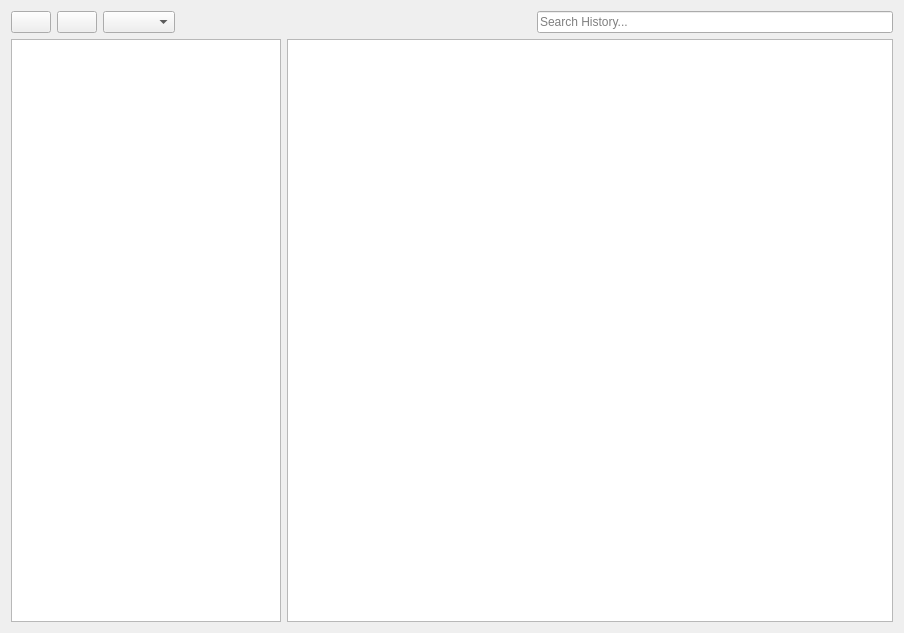
<?xml version="1.0" encoding="UTF-8"?>
<ui version="4.0">
 <class>HistoryWidget</class>
 <widget class="QWidget" name="HistoryWidget">
  <property name="geometry">
   <rect>
    <x>0</x>
    <y>0</y>
    <width>904</width>
    <height>633</height>
   </rect>
  </property>
  <property name="windowTitle">
   <string>View History</string>
  </property>
  <layout class="QVBoxLayout" name="verticalLayout">
   <item>
    <layout class="QHBoxLayout" name="horizontalLayoutControls">
     <property name="sizeConstraint">
      <enum>QLayout::SetMinimumSize</enum>
     </property>
     <item>
      <widget class="QPushButton" name="buttonBack">
       <property name="text">
        <string/>
       </property>
      </widget>
     </item>
     <item>
      <widget class="QPushButton" name="buttonForward">
       <property name="text">
        <string/>
       </property>
      </widget>
     </item>
     <item>
      <widget class="QComboBox" name="comboBoxOptions">
       <property name="currentText">
        <string/>
       </property>
      </widget>
     </item>
     <item>
      <spacer name="horizontalSpacer">
       <property name="orientation">
        <enum>Qt::Horizontal</enum>
       </property>
       <property name="sizeHint" stdset="0">
        <size>
         <width>40</width>
         <height>20</height>
        </size>
       </property>
      </spacer>
     </item>
     <item>
      <widget class="QLineEdit" name="lineEditSearch">
       <property name="placeholderText">
        <string>Search History...</string>
       </property>
       <property name="clearButtonEnabled">
        <bool>true</bool>
       </property>
      </widget>
     </item>
    </layout>
   </item>
   <item>
    <layout class="QHBoxLayout" name="horizontalLayoutContent">
     <property name="sizeConstraint">
      <enum>QLayout::SetMaximumSize</enum>
     </property>
     <item>
      <widget class="QListWidget" name="listWidgetCriteria">
       <property name="maximumSize">
        <size>
         <width>270</width>
         <height>16777215</height>
        </size>
       </property>
       <property name="editTriggers">
        <set>QAbstractItemView::NoEditTriggers</set>
       </property>
       <property name="iconSize">
        <size>
         <width>0</width>
         <height>0</height>
        </size>
       </property>
       <property name="viewMode">
        <enum>QListView::ListMode</enum>
       </property>
      </widget>
     </item>
     <item>
      <widget class="QTableView" name="tableView">
       <property name="minimumSize">
        <size>
         <width>0</width>
         <height>0</height>
        </size>
       </property>
       <property name="dragEnabled">
        <bool>true</bool>
       </property>
       <property name="dragDropOverwriteMode">
        <bool>false</bool>
       </property>
       <property name="dragDropMode">
        <enum>QAbstractItemView::InternalMove</enum>
       </property>
       <property name="defaultDropAction">
        <enum>Qt::MoveAction</enum>
       </property>
       <property name="selectionMode">
        <enum>QAbstractItemView::ExtendedSelection</enum>
       </property>
       <property name="selectionBehavior">
        <enum>QAbstractItemView::SelectRows</enum>
       </property>
       <property name="showGrid">
        <bool>false</bool>
       </property>
       <attribute name="verticalHeaderVisible">
        <bool>false</bool>
       </attribute>
      </widget>
     </item>
    </layout>
   </item>
  </layout>
 </widget>
 <resources/>
 <connections/>
</ui>
